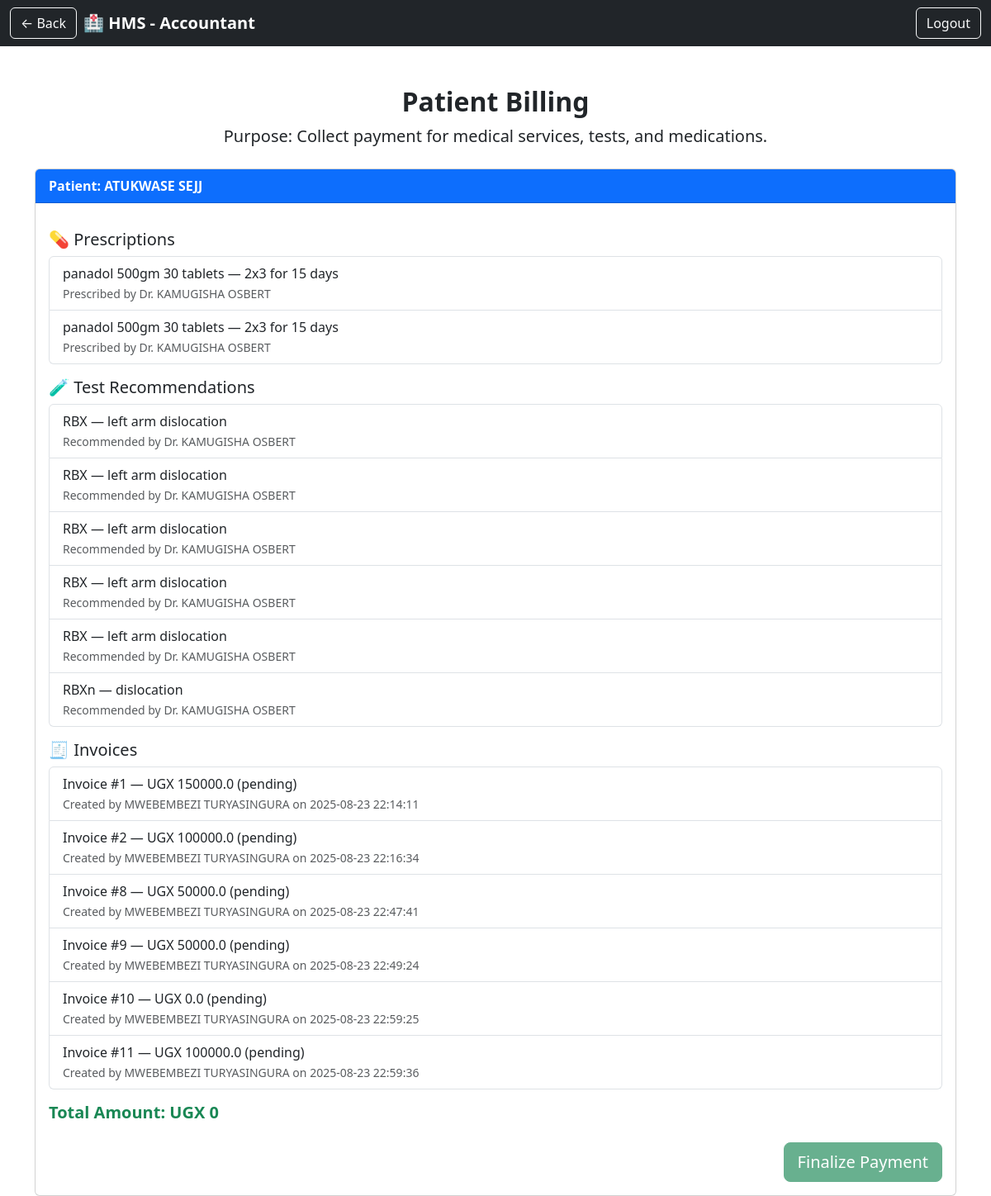
The app's page /accountant/patient_billing/4 (signed in) with its own data.
### tables this page shows
CREATE TABLE patients (
                id INTEGER PRIMARY KEY AUTOINCREMENT,
                first_name TEXT NOT NULL,
                last_name TEXT NOT NULL,
                gender TEXT NOT NULL,
                date_of_birth TEXT NOT NULL,
                age INTEGER,
                phone TEXT,
                email TEXT,
                address TEXT,
                emergency_contact TEXT,
                medical_history TEXT,
                allergies TEXT,
                blood_type TEXT,
                insurance_provider TEXT,
                insurance_number TEXT,
                registration_date TEXT NOT NULL
            , national_id TEXT, marital_status TEXT, next_of_kin TEXT, next_of_kin_contact TEXT, cell TEXT, village TEXT, subcounty TEXT, district TEXT, nationality TEXT, patient_type TEXT, referral_source TEXT, existing_conditions TEXT);

CREATE TABLE prescriptions (
                id INTEGER PRIMARY KEY AUTOINCREMENT,
                patient_id INTEGER NOT NULL,
                appointment_id INTEGER NOT NULL,
                doctor_id INTEGER NOT NULL,
                medication TEXT NOT NULL,
                dosage TEXT NOT NULL,
                duration TEXT NOT NULL,
                notes TEXT,
                created_at TEXT DEFAULT (DATETIME('now'))
            );

CREATE TABLE "users" (
    id INTEGER PRIMARY KEY AUTOINCREMENT,
    first_name TEXT NOT NULL,
    last_name TEXT NOT NULL,
    email TEXT NOT NULL UNIQUE,
    password TEXT NOT NULL,
    role_id INTEGER NOT NULL,
    profile_pic TEXT,
    FOREIGN KEY (role_id) REFERENCES roles(id)
);

CREATE TABLE test_recommendations (
                id INTEGER PRIMARY KEY AUTOINCREMENT,
                patient_id INTEGER NOT NULL,
                appointment_id INTEGER NOT NULL,
                doctor_id INTEGER NOT NULL,
                test_name TEXT NOT NULL,
                reason TEXT,
                created_at TEXT DEFAULT (DATETIME('now'))
            );

CREATE TABLE invoices (
                id INTEGER PRIMARY KEY AUTOINCREMENT,
                patient_id INTEGER NOT NULL,
                generated_by INTEGER NOT NULL,
                total_amount REAL NOT NULL,
                status TEXT DEFAULT 'pending',
                created_at TEXT DEFAULT (DATETIME('now')),
                FOREIGN KEY (patient_id) REFERENCES patients(id),
                FOREIGN KEY (generated_by) REFERENCES users(id)
            );

### routes/accountant_routes.py (the view)
@accountant_bp.route('/patient_billing/<int:patient_id>')
def patient_billing(patient_id):
    role = session.get('role', '').upper()
    if 'user_id' not in session or role != 'ACCOUNTANT':
        flash('Access denied. Please log in as an accountant.', 'warning')
        return redirect(url_for('auth.role_login'))
    conn = get_db_connection()
    cursor = conn.cursor()
    cursor.execute("SELECT first_name, last_name FROM patients WHERE id = ?", (patient_id,))
    patient = cursor.fetchone()
    cursor.execute("""
        SELECT p.medication, p.dosage, p.duration,
               d.first_name AS doctor_first, d.last_name AS doctor_last
        FROM prescriptions p
        JOIN users d ON p.doctor_id = d.id
        WHERE p.patient_id = ?
    """, (patient_id,))
    prescriptions = cursor.fetchall()
    cursor.execute("""
        SELECT t.test_name, t.reason,
               d.first_name AS doctor_first, d.last_name AS doctor_last
        FROM test_recommendations t
        JOIN users d ON t.doctor_id = d.id
        WHERE t.patient_id = ?
    """, (patient_id,))
    tests = cursor.fetchall()
    cursor.execute("""
        SELECT i.id, i.total_amount, i.status, i.created_at,
               a.first_name AS accountant_first, a.last_name AS accountant_last
        FROM invoices i
        JOIN users a ON i.generated_by = a.id
        WHERE i.patient_id = ?
    """, (patient_id,))
    invoices = cursor.fetchall()
    conn.close()
    return render_template("accountant/patient_billing.html",
                           patient=patient,
                           prescriptions=prescriptions,
                           tests=tests,
                           invoices=invoices)

### utils/db.py (called while the page is built)
def get_db_connection():
    db_path = os.path.join(os.path.dirname(__file__), '..', 'hospital.db')
    db_path = os.path.abspath(db_path)  # ensures full path
    conn = sqlite3.connect(db_path)
    conn.row_factory = sqlite3.Row  # allows dict-like access
    return conn

### templates/accountant/patient_billing.html (shortened to what this page needs)
<!DOCTYPE html>
<html lang="en">
<head>
  <link href="https://cdn.jsdelivr.net/npm/bootstrap@5.3.0/dist/css/bootstrap.min.css" rel="stylesheet">
</head>
<body>
<nav class="navbar navbar-expand-lg navbar-dark bg-dark">
  <div class="container-fluid">
    <a class="btn btn-outline-light me-2" onclick="history.back()">← Back</a>
    <a class="navbar-brand fw-bold" href="#">🏥 HMS - Accountant</a>
    <div class="collapse navbar-collapse justify-content-end" id="navbarNav">
      <ul class="navbar-nav">
        <li class="nav-item">
          <a class="btn btn-outline-light" href="{{ url_for('accountant.accountant_logout') }}">Logout</a>
        </li>
      </ul>
    </div>
  </div>
</nav>
<div class="container mt-5">
  <h2 class="fw-bold text-center">Patient Billing</h2>
  <p class="lead text-center">Purpose: Collect payment for medical services, tests, and medications.</p>
  <div class="card mt-4">
    <div class="card-header bg-primary text-white fw-bold">
      Patient: {{ patient.first_name }} {{ patient.last_name }}
    </div>
    <div class="card-body">
      <h5 class="mt-3">💊 Prescriptions</h5>
      {% if prescriptions %}
        <ul class="list-group mb-3">
          {% for p in prescriptions %}
            <li class="list-group-item">
              {{ p.medication }} — {{ p.dosage }} for {{ p.duration }}
              <br><small class="text-muted">Prescribed by Dr. {{ p.doctor_first }} {{ p.doctor_last }}</small>
            </li>
          {% endfor %}
        </ul>
      {% else %}
        <p class="text-muted">No prescriptions found.</p>
      {% endif %}
      <h5 class="mt-3">🧪 Test Recommendations</h5>
      {% if tests %}
        <ul class="list-group mb-3">
          {% for t in tests %}
            <li class="list-group-item">
              {{ t.test_name }} — {{ t.reason }}
              <br><small class="text-muted">Recommended by Dr. {{ t.doctor_first }} {{ t.doctor_last }}</small>
            </li>
          {% endfor %}
        </ul>
      {% else %}
        <p class="text-muted">No test recommendations found.</p>
      {% endif %}
      <h5 class="mt-3">🧾 Invoices</h5>
      {% if invoices %}
        <ul class="list-group mb-3">
          {% set total = 0 %}
          {% for i in invoices %}
            {% set total = total + i.total_amount %}
            <li class="list-group-item">
              Invoice #{{ i.id }} — UGX {{ i.total_amount }} ({{ i.status }})
              <br><small class="text-muted">Created by {{ i.accountant_first }} {{ i.accountant_last }} on {{ i.created_at }}</small>
            </li>
          {% endfor %}
        </ul>
        <h5 class="text-success fw-bold">Total Amount: UGX {{ total }}</h5>
      {% else %}
        <p class="text-muted">No invoices found.</p>
      {% endif %}
      <div class="text-end mt-4">
        <button class="btn btn-success btn-lg" disabled>Finalize Payment</button>
      </div>
    </div>
  </div>
</div>
</body>
</html>

### records on screen
patients: first_name "ATUKWASE", last_name "SEJJ"
prescriptions: medication "panadol 500gm 30 tablets", dosage "2x3", duration "15 days", doctor_first "KAMUGISHA", doctor_last "OSBERT"
prescriptions: medication "panadol 500gm 30 tablets", dosage "2x3", duration "15 days", doctor_first "KAMUGISHA", doctor_last "OSBERT"
test_recommendations: test_name "RBX", reason "left arm dislocation", doctor_first "KAMUGISHA", doctor_last "OSBERT"
test_recommendations: test_name "RBX", reason "left arm dislocation", doctor_first "KAMUGISHA", doctor_last "OSBERT"
test_recommendations: test_name "RBX", reason "left arm dislocation", doctor_first "KAMUGISHA", doctor_last "OSBERT"
test_recommendations: test_name "RBX", reason "left arm dislocation", doctor_first "KAMUGISHA", doctor_last "OSBERT"
test_recommendations: test_name "RBX", reason "left arm dislocation", doctor_first "KAMUGISHA", doctor_last "OSBERT"
test_recommendations: test_name "RBXn", reason "dislocation", doctor_first "KAMUGISHA", doctor_last "OSBERT"
invoices: id "1", total_amount "150000.0", status "pending", accountant_first "MWEBEMBEZI", accountant_last "TURYASINGURA", created_at "2025-08-23 22:14:11"
invoices: id "2", total_amount "100000.0", status "pending", accountant_first "MWEBEMBEZI", accountant_last "TURYASINGURA", created_at "2025-08-23 22:16:34"
invoices: id "8", total_amount "50000.0", status "pending", accountant_first "MWEBEMBEZI", accountant_last "TURYASINGURA", created_at "2025-08-23 22:47:41"
invoices: id "9", total_amount "50000.0", status "pending", accountant_first "MWEBEMBEZI", accountant_last "TURYASINGURA", created_at "2025-08-23 22:49:24"
invoices: id "10", total_amount "0.0", status "pending", accountant_first "MWEBEMBEZI", accountant_last "TURYASINGURA", created_at "2025-08-23 22:59:25"
invoices: id "11", total_amount "100000.0", status "pending", accountant_first "MWEBEMBEZI", accountant_last "TURYASINGURA", created_at "2025-08-23 22:59:36"

### other values on screen
{{ total }} "0"
